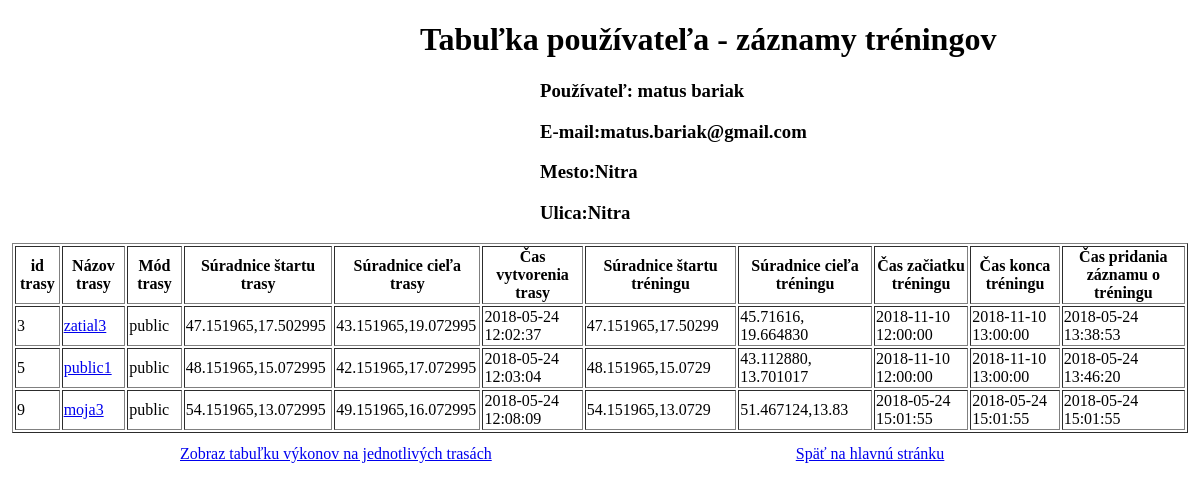
The app's page /userTabulka.php?trasy=matus.bariak@gmail.com with its own data.
### tables this page shows
CREATE TABLE `User` (
  `id` int(11) NOT NULL,
  `priezvisko` varchar(40) DEFAULT NULL,
  `meno` varchar(40) DEFAULT NULL,
  `email` varchar(40) NOT NULL,
  `pass` varchar(200) NOT NULL,
  `type` int(11) NOT NULL,
  `valid` int(11) NOT NULL,
  `hash` varchar(200) DEFAULT NULL,
  `stredna` varchar(100) DEFAULT NULL,
  `stredna_adresa` varchar(100) DEFAULT NULL,
  `bydlisko_ulica` varchar(100) DEFAULT NULL,
  `psc` varchar(20) DEFAULT NULL,
  `bydlisko_obec` varchar(100) DEFAULT NULL
);

CREATE TABLE `cvicenie` (
  `id` bigint(20) UNSIGNED NOT NULL,
  `trasa_id` bigint(20) NOT NULL,
  `user_id` bigint(20) NOT NULL,
  `start` varchar(100) NOT NULL,
  `ciel` varchar(100) NOT NULL,
  `zaciatok` datetime NOT NULL,
  `koniec` datetime NOT NULL,
  `pridane` datetime NOT NULL DEFAULT CURRENT_TIMESTAMP
);

### userTabulka.php (the view, shortened to what this page needs)
<!DOCTYPE html>
<html lang="sk">
<html>
  <head>
  <link rel="stylesheet" type="text/css" href="styly.css">
  </head>
  <body>
     <h1>Tabuľka používateľa - záznamy tréningov</h1>
<?php
$servername = DB_HOSTNAME;
$username = DB_USERNAME;
$password = DB_PASSWORD;
$dbname = DB_DATABASE;
$conn = new mysqli($servername, $username, $password, $dbname);
$conn->set_charset("utf8");
 $userMail=$_GET['trasy'];
 $sql = "SELECT b.type, a.id, a.nazov, a.mod, a.start, a.ciel, a.vytvorene, c.start as zaciatokcvika, c.ciel as konieccvika, c.zaciatok, c.koniec, c. pridane from trasa a join  ".USER_TABLE." b on a.autor=b.id join cvicenie c on a.id=c.trasa_id where b.email=\"$userMail\"";
$result = $conn->query($sql);
 $IDs=array();
  $nazov=array();
  $Mods=array();
  $Mody=array();
       $Ciel=array();
        $Zaciatok=array();
        $Vytvorene=array();
    $Zaciatokcvika=array();
    $Cielcvika=array();
    $Caszaciatku=array();
   $Caskonca=array();
    $Pridane=array();
    $i=0;
  $sql1 = "SELECT meno, priezvisko, email,bydlisko_ulica,bydlisko_obec from  ".USER_TABLE." where email=\"$userMail\"";
    $result1 = $conn->query($sql1);
 $NAME="";
  $SURNAME="";
  $MAIL="";
  $BYDUL="";
  $BYDOB="";
      if ($result1->num_rows > 0) {
    while($row1= $result1->fetch_assoc()) {
     $NAME=$row1["meno"];
  $SURNAME=$row1["priezvisko"];
  $MAIL=$row1["email"];
  $BYDUL=$row1["bydlisko_ulica"];
  $BYDOB=$row1["bydlisko_obec"];
    }
   echo "<h3>Používateľ: $NAME $SURNAME</h3>";
  echo "<h3>E-mail:$MAIL </h3>";
  echo "<h3>Mesto:$BYDOB </h3>";
   echo "<h3>Ulica:$BYDUL </h3>";
echo "<table id=\"tabulka\" border=\"1\">";
 echo "<thead><tr><th>id trasy </th><th>Názov trasy</th>";
 echo "<th>Mód trasy</th><th>Súradnice štartu trasy</th><th> Súradnice cieľa trasy</th><th>Čas vytvorenia trasy</th><th>Súradnice štartu tréningu</th><th>Súradnice cieľa tréningu</th><th>Čas začiatku tréningu</th><th>Čas konca tréningu</th><th>Čas pridania záznamu o tréningu</th></tr> </thead>";
if ($result->num_rows > 0) {
    while($row = $result->fetch_assoc()) {
    $IDs[$i]=$row["id"];
        $nazov[$i]= $row["nazov"];
     $Mods[$i]=$row["mod"];
         if($Mods[$i]==2)
               $Mody[$i]="public";
       $Ciel[$i]=$row["ciel"];
        $Zaciatok[$i]=$row["start"];
        $Vytvorene[$i]=$row["vytvorene"];
    $Zaciatokcvika[$i]=$row["zaciatokcvika"];
    $Cielcvika[$i]=$row["konieccvika"];
    $Caszaciatku[$i]=$row["zaciatok"];
   $Caskonca[$i]=$row["koniec"];
    $Pridane[$i]=$row["pridane"];
      echo "<tr><td>" .$IDs[$i]. "</td><td>" ."<a href=\"TrasyTabulka.php?cvicenie=$IDs[$i]\">$nazov[$i]</a>". "</td><td>" . $Mody[$i]."</td><td>" . $Zaciatok[$i]."</td><td>" . $Ciel[$i]. "</td><td>" . $Vytvorene[$i]."</td><td>" . $Zaciatokcvika[$i]."</td><td>" .  $Cielcvika[$i]. "</td><td>" . $Caszaciatku[$i]."</td><td>" .  $Caskonca[$i]. "</td><td>" .  $Pridane[$i]. "</td></tr>";
    $i=$i+1;
    }
      }
   } else {
    echo "<p> Na tejto trase niesu evidované žiadne tréningy";
}
echo "</table>";
 echo  "<a id=\"zobraz1\" href=\"VykonyTabulka.php?vykon=$userMail\">Zobraz tabuľku výkonov na jednotlivých trasách</a> ";
?>
  <a id="zobraz2" href="index.php">Späť na hlavnú stránku</a>
</body>
</html>

### styly.css (style rules this page uses)
html, body { height: 100%; margin: 0; padding: 0; }

### userTabulka.php (style rules this page uses)
#zobraz2 { margin-left:25%; }
#zobraz1 { margin-left:15%; }
#tabulka { margin:1%; }
h3 { margin-left:45%; }
h1 { margin-left:35%; }

### records on screen
user: meno "matus", priezvisko "bariak", email "matus.bariak@gmail.com", bydlisko_obec "Nitra", bydlisko_ulica "Nitra"
cvicenie: i "3", i "zatial3", i "public", i "47.151965,17.502995", i "43.151965,19.072995", i "2018-05-24 12:02:37", i "47.151965,17.50299", i "45.71616, 19.664830", i "2018-11-10 12:00:00", i "2018-11-10 13:00:00", i "2018-05-24 13:38:53"
cvicenie: i "5", i "public1", i "public", i "48.151965,15.072995", i "42.151965,17.072995", i "2018-05-24 12:03:04", i "48.151965,15.0729", i "43.112880, 13.701017", i "2018-11-10 12:00:00", i "2018-11-10 13:00:00", i "2018-05-24 13:46:20"
cvicenie: i "9", i "moja3", i "public", i "54.151965,13.072995", i "49.151965,16.072995", i "2018-05-24 12:08:09", i "54.151965,13.0729", i "51.467124,13.83", i "2018-05-24 15:01:55"
